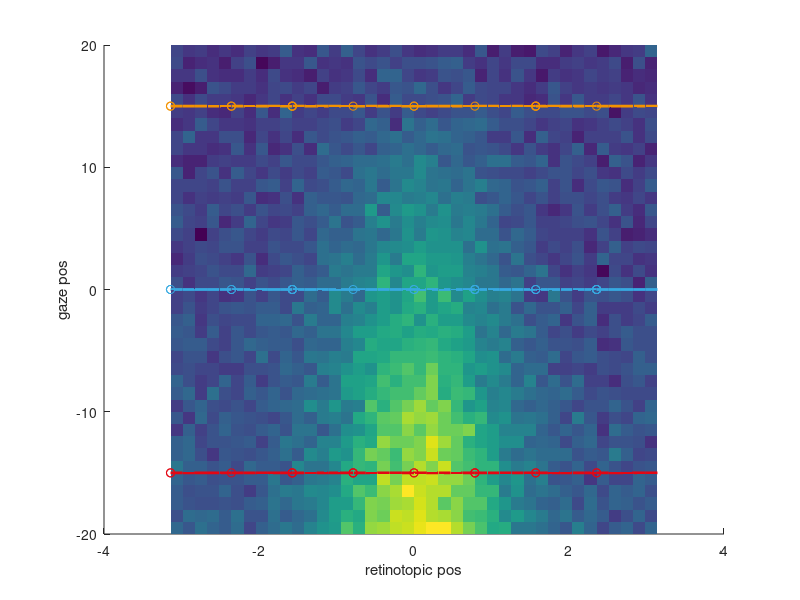
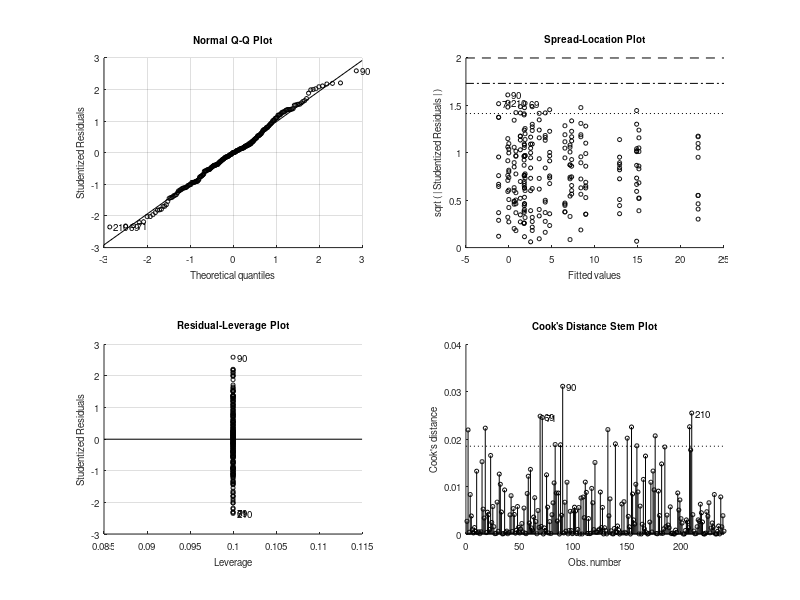

The MATLAB script that drew these images, in order: (Note: this script raises an error after producing the figures.)
function testsim_gain_field(modulation_type)

if nargin < 1,
    modulation_type = 'linear_gain';
end
% see also testsim_lip_activity_profile

Noise		= 5;	% Firing rate noise
n_trials_per_cond = 10;

%
bootstrap_method='hierarchical';

% retinotopic Gaussian RF

Center              = 0;	% deg
Amplitude           = 30;	% spikes/s, RF response peak
UnmodulatedFR       = 5;	% spikes/s, ongoing/unmodulated firing
Sigma               = pi/4;	% tuning width
target_positions    = [-pi -pi*3/4 -pi/2 -pi/4 0 pi/4 pi/2 pi*3/4]; % retinotopic position
gaze_positions      = [-15 0 15];
retpos_continous	= -pi:pi/20:pi; % retinotopic position
gazepos_continous	= -20:20;       % gaze position

R		= 1/(sqrt(2*pi)*Sigma)*exp(-(retpos_continous - Center).^2/(2*Sigma^2)); % Gaussian RF profile
% R		= ones(size(retpos)); % no target position modulation
R		= UnmodulatedFR + R/max(R)*Amplitude;

n_trials_per_gaze=numel(target_positions)*n_trials_per_cond;

% target_positions2D_a =  [10    5 0  -5 -10  -5  0   5];
% target_positions2D_b =  [0.001 5 10 5 0.001 -5 -10 -5];
% target_positions2D = complex(target_positions2D_a,target_positions2D_b); % for MANOVA1 analysis


gaze_col = {'r' 'g' 'b'};

gaze_col_rgb = [227 6 19; 54 169 225; 243 146 0]/255;

switch modulation_type % eye position modulation type
    
    case 'linear_gain' %
        
        % E = interp1([gazepos(1) gazepos(end)],[-10 10],gazepos); % Gaze effect: leads to "loss" of main target effect
        % E = interp1([gazepos(1) 0 gazepos(end)],[10 0 10],gazepos); % Gaze effect: bidirectinal increase from center
        E = interp1([gazepos_continous(1) gazepos_continous(end)],[0.7 0],gazepos_continous); % Gaze effect: standard monotonic unidirectional
        % E = interp1([gazepos(1) gazepos(end)],[1 0.3],gazepos); % For CNL evaluatiom poster
        for k = 1:n_trials_per_cond
            FR(:,:,k) = E'*R + Noise*randn(length(gazepos_continous),length(retpos_continous)); % one trial
        end
        
    case 'linear_addition'
        E = interp1([gazepos_continous(1) gazepos_continous(end)],[10 0],gazepos_continous); % Gaze effect
        for k = 1:n_trials_per_cond
            FR(:,:,k) = 1*ones(size(gazepos_continous))'*R + 1*E'*ones(size(retpos_continous)) + Noise*randn(length(gazepos_continous),length(retpos_continous)); % one trial
        end
end

for g = 1:length(gaze_positions)
    col=gaze_col_rgb(g,:);
    gazepos_idx = find(gazepos_continous == gaze_positions(g));
    for t=1:length(target_positions)
        retpos_idx = find(retpos_continous == target_positions(t));
        for k = 1:1:n_trials_per_cond
            FRtarget(t,g,k) = FR(gazepos_idx,retpos_idx,k);
        end
    end
end

t_anova	= repmat(target_positions',[1,size(FRtarget,2),size(FRtarget,3)]);
g_anova	= repmat(gaze_positions,[size(FRtarget,1),1,size(FRtarget,3)]);


FRmean = mean(FR,3);
%FRmean = 1*ones(size(gazepos))'*R + 1*E'*ones(size(retpos)); % For CNL evaluatiom poster

% Plotting
figure;
surface(retpos_continous,gazepos_continous,FRmean); shading flat; hold on;
for g=1:numel(gaze_positions)
    plot3(retpos_continous,gaze_positions(g)*ones(size(retpos_continous)),FRmean(gazepos_continous == gaze_positions(g),:),'Color',gaze_col_rgb(g,:),'LineWidth',2);
    plot3(reshape(t_anova(:,g,:),1,n_trials_per_gaze),reshape(g_anova(:,g,:),1,n_trials_per_gaze),reshape(FRtarget(:,g,:),1,n_trials_per_gaze),'o','Color',gaze_col_rgb(g,:));
end
xlabel('retinotopic pos');
ylabel('gaze pos');



% von mises
F = @(a,x) a(3)+a(1)*exp(cos(x-a(2))*a(4))*exp(a(4)*-1);
opts = optimset('lsqcurvefit');
opts.Display='off';

% ANOVA
%FRtarget4ANOVA	= FRtarget(:);t_anova=t_anova(:); g_anova=g_anova(:);


pct1 = 100*0.05/2; % alpha 0.05
pct2 = 100-pct1;
Positions=t_anova(:);
angles=Positions;
Gazes=g_anova(:);
FR_vectors=FRtarget(:).*exp(1i*Positions);
unique_positions=unique(Positions);
unique_lines_effector=numel(unique(Gazes));
FRs=FRtarget(:);
[p,table,stats,terms] = anovan(FRs,[Positions Gazes],'model','full','varnames',{'target' 'gaze'});
% c = multcompare(stats)

if 0 % one-way vs two-way ANOVA on gaze
    % the question here if presence of another factor (target position) affects the first factor, e.g. in the initial fixation period
    % for this, we should remove the the effect of target position from the simulation, set "no target position modulation" above
    [p,table,stats,terms] = anovan(FRtarget(:),g_anova(:),'model','full','varnames',{'gaze'});
    
    
end % of one-way vs two-way ANOVA on gaze


if 0 % MANOVA1, I do not think it is an appropriate test to detect gain field or a shift in a RF, due to huge variance
    % (but we use some of the code for the bootstrp (see next case))
    
    FRtarget4MANOVA1 = [];
    FRtarget4BOOTCI  = [];
    FRpositions4MANOVA1=[];
    FR4BOOTCI	 = [];
    
    gaze_pos4MANOVA1 = [];
    figure;
    
    
    for g = 1:length(gaze_positions)
        for t=1:length(target_positions)-1,
            
            FRtarget4MANOVA1_ = squeeze(FRtarget(t,g,:))*target_positions2D(t)/abs(target_positions2D(t)); % original Lukas formulation
            FRpositions4MANOVA1_ = repmat([target_positions2D(t) gaze_positions(g)],numel(FRtarget4MANOVA1_),1); % original Lukas formulation
            
            plot(FRtarget4MANOVA1_,'.','Color',gaze_col_rgb(g,:)); hold on;
            
            % FOR ANOVA
            FRtarget4MANOVA1	= [FRtarget4MANOVA1; [real(FRtarget4MANOVA1_) imag(FRtarget4MANOVA1_)]];
            gaze_pos4MANOVA1	= [gaze_pos4MANOVA1; g*ones(n_trials_per_cond,1)];
            % FOR BOOTCI
            FRpositions4MANOVA1     = [	FRpositions4MANOVA1;FRpositions4MANOVA1_];
            FRtarget4BOOTCI         = [FRtarget4BOOTCI; FRtarget4MANOVA1_];
            
            % here we define the indexes that later are used to do hierarchical bootstraping
            indexes_per_position{g,t}=find(FRpositions4MANOVA1(:,1)==target_positions2D(t) & FRpositions4MANOVA1(:,2)==gaze_positions(g));
        end
        plot(mean(FRtarget4MANOVA1(gaze_pos4MANOVA1==g,1)), mean(FRtarget4MANOVA1(gaze_pos4MANOVA1==g,2)),'*','Color',gaze_col_rgb(g,:)); % vector mean
        
    end
    axis equal
    % plot(FRtarget4MANOVA1(:,1), FRtarget4MANOVA1(:,2),'.');
    
    % [D, p] = manova1(FRtarget4MANOVA1,gaze_pos4MANOVA1) % see testsim_manova1.m
    
end % of MANOVA1

if 1 % test gain field via bootstrap - on trial-by-trial FR vectors per target in a complex 2D space, abs and angle, NEEDS FRtarget4BOOTCI
    n_iterations_bootstrap = 1000;
    
    LB=double([0                 -pi    min(FRs)        1/pi]); %% Amplitude Direction Baseline Width
    UB=double([max([FRs;1])*1.3  pi     max([FRs;1])    10000]);%% Amplitude Direction Baseline Width
    X0=double([max(FRs)          0      min(FRs)        4/pi]); %% Amplitude Direction Baseline Width
    for lin = 1:max(unique_lines_effector)
        tr=Gazes'==gaze_positions(lin);
        mean_FR_angle=angle(mean(FR_vectors(tr)));
        %FRtarget4BOOTCI_ = FRtarget4BOOTCI(gaze_pos4MANOVA1==lin);
        
        %% bootstrapping
        n_samples_per_bootstrap=NaN;
        for p=1:numel(unique_positions)
            idexes_per_position{p}=find(Positions==unique_positions(p) & tr');
            FR_vector_per_position(p)=nanmean(FR_vectors(idexes_per_position{p}));
            n_samples_per_bootstrap=min([n_samples_per_bootstrap, numel(idexes_per_position{p})]);
        end
        
        if n_samples_per_bootstrap>=1%here should actually be 5!?
            for k=1:n_iterations_bootstrap
                idx_idx=cellfun(@(x) x(randsample(numel(x),10,true)),idexes_per_position,'Uniformoutput',false);
                idx_idx=[idx_idx{:}];
                bootstat(k,:)=[abs(nansum(FR_vectors(idx_idx(:)))/size(idx_idx,1)) angle(nansum(FR_vectors(idx_idx(:))/size(idx_idx,1))) 0 pi/4];
                bootstat_fit(k,:)=lsqcurvefit(F,double(X0),double(angles(idx_idx(:))),double(FRs(idx_idx(:))),LB,UB,opts);
            end
        else
            bootstat=single(NaN(n_iterations_bootstrap,4));
        end
        
        bootstat(:,2) = mod(bootstat(:,2)-mean_FR_angle+5*pi,2*pi)-pi+mean_FR_angle; % shift so CIs are around the mean
        bootstraped(lin).CI_amp   = [prctile(bootstat(:,1),pct1,1) nanmean(bootstat(:,1)) prctile(bootstat(:,1),pct2,1)];
        bootstraped(lin).CI_angle = [prctile(bootstat(:,2),pct1,1) nanmean(bootstat(:,2)) prctile(bootstat(:,2),pct2,1)];
        bootstraped(lin).CI_base  = [prctile(bootstat_fit(:,3),pct1,1) nanmean(bootstat_fit(:,3)) prctile(bootstat_fit(:,3),pct2,1)];
        bootstraped(lin).CI_kappa = [prctile(bootstat_fit(:,4),pct1,1) nanmean(bootstat_fit(:,4)) prctile(bootstat_fit(:,4),pct2,1)];
        
        bootstraped(lin).FR_vectors                 = bootstat(:,1).*exp(1i*bootstat(:,2));
        bootstraped(lin).mean_FR_vector             = nanmean(bootstraped(lin).FR_vectors);
        bootstraped(lin).original_mean_FR_vector    = nansum(FR_vector_per_position);
        % for plotting
        bootstraped(lin).mean_amp   = nanmean(bootstat(:,1));
        bootstraped(lin).mean_angle = mean(bootstat(:,2));
        bootstraped(lin).mean_base  = mean(bootstat_fit(:,3));
        bootstraped(lin).mean_kappa = mean(bootstat_fit(:,4));
        % for CIs
        bootstraped(lin).raw_amp   = bootstat(:,1);
        bootstraped(lin).raw_angle = bootstat(:,2);
        bootstraped(lin).raw_base  = bootstat_fit(:,3);
        bootstraped(lin).raw_kappa = bootstat_fit(:,4);
        
        %
        %         bootstat1 = bootstat(:,1);
        %         bootstat2 = bootstat(:,2);
        %         % bootstat2 = unwrap(bootstat2); % not working well in real life examples, according to Lukas
        %         mean_FR_angle = angle(mean(FRtarget4BOOTCI_));
        %         bootstat2 =  mod(bootstat(:,2)-mean_FR_angle+5*pi,2*pi)-pi+mean_FR_angle; % Lukas
        %
        %         pct1 = 100*0.05/2; % alpha 0.05
        %         pct2 = 100-pct1;
        %
        %         lower = prctile(bootstat1,pct1,1);
        %         upper = prctile(bootstat1,pct2,1);
        %         ci1 =[lower;upper];
        %         CI1(:,g) = ci1;
        %         meanBS1(g) = mean(bootstat1);
        %         BOOTSTAT1(:,g) = bootstat1;
        %
        %         lower = prctile(bootstat2,pct1,1);
        %         upper = prctile(bootstat2,pct2,1);
        %         ci2 =[lower;upper];
        %         CI2(:,g) = ci2;
        %         meanBS2(g) = mean(bootstat2);
        %
        %         subplot(1,2,1)
        %
        %         hp = polar([meanBS2(g) meanBS2(g)],[ci1(1) ci1(2)]); set(hp,'Color',gaze_col_rgb(g,:),'LineWidth',2); hold on;
        %
        %         th = linspace( ci2(1), ci2(2), 10);
        %         hp = polar(th,meanBS1(g)*ones(size(th)),[gaze_col{g}]); set(hp,'Color',gaze_col_rgb(g,:),'LineWidth',2);
        %         polar(angle(mean(FRtarget4BOOTCI_)),abs(mean(FRtarget4BOOTCI_)),'ko'); hold on
        %         polar(meanBS2(g),meanBS1(g),'kx');
        %
        %         subplot(1,2,2);
        %         hp = polar(bootstat2,bootstat1,[gaze_col{g} '.']); hold on
        %         set(hp,'Color',gaze_col_rgb(g,:));
        %
        
    end
    
    %% significance with CI overlap
    CI1=vertcat(bootstraped.CI_amp);
    Lower_bound=CI1(:,1);
    Mean_values=CI1(:,2);
    Upper_bound=CI1(:,3);
    %sign_diff = ~(bsxfun( @le, Lower_bound, Mean_values' ) & bsxfun( @ge, Upper_bound, Mean_values' ));
    sign_diff = ~(bsxfun( @le, Lower_bound, Upper_bound' ) & bsxfun( @ge, Upper_bound, Lower_bound' ));
    significant_gain1=any(any(sign_diff));
    
    for c_s=1:numel(bootstraped)+1 %% shifting always one by 2 pi to find overlaps around 0
        CI1=vertcat(bootstraped.CI_angle);
        if c_s<numel(bootstraped)
            CI1(c_s,:)= CI1(c_s,:)+2*pi;
        end
        Lower_bound=CI1(:,1);
        Mean_values=CI1(:,2);
        Upper_bound=CI1(:,3);
        %sign_diff = ~(bsxfun( @le, Lower_bound, Mean_values' ) & bsxfun( @ge, Upper_bound, Mean_values' ));
        sign_diff = ~(bsxfun( @le, Lower_bound, Upper_bound' ) & bsxfun( @ge, Upper_bound, Lower_bound' ));
        %
        significant_shift(c_s)=any(any(sign_diff));
    end
    significant_shift1=all(significant_shift); % only true if CIs are not overlapping for any 2*pi shift
    
    %% significance with CIs of differences
    temp1=true(numel(bootstraped));
    [temp2 temp3]=ind2sub(size(temp1),find(temp1));
    comparison_matrix=[temp2(temp2<temp3) temp3(temp2<temp3)];
    for c_s=1:size(comparison_matrix,1) %% shifting always one by 2 pi to find overlaps around 0
        tt=bootstraped(comparison_matrix(c_s,1)).raw_amp-bootstraped(comparison_matrix(c_s,2)).raw_amp;
        CI1_diff(c_s,:)=[prctile(tt,pct1,1) prctile(tt,pct2,1)];
        
        tt=bootstraped(comparison_matrix(c_s,1)).raw_angle-bootstraped(comparison_matrix(c_s,2)).raw_angle;
        %tt=[tt tt+pi tt-pi tt+2*pi tt-2*pi tt*3+pi tt-3*pi tt+4*pi tt-4*pi];
        tt=[tt tt+2*pi tt-2*pi tt+4*pi tt-4*pi];% ti ti+2*pi ti-2+pi ti+4*pi ti-4*pi];
        [~,totest_for_CI_indexes]=min(abs(tt),[],2);
        tt=tt(sub2ind(size(tt),1:size(tt,1),totest_for_CI_indexes'))';
        CI2_diff(c_s,:)=[prctile(tt,pct1,1) prctile(tt,pct2,1)];
    end
    significant_gain2=any(CI1_diff(:,1)>0 | CI1_diff(:,2)<0);
    significant_shift2=any(CI2_diff(:,1)>0 | CI2_diff(:,2)<0);
    
    
    
    
    %
    %     % test significance
    %
    %     BOOTSTAT_DIFF(:,1) = BOOTSTAT1(:,1) - BOOTSTAT1(:,2);
    %     BOOTSTAT_DIFF(:,2) = BOOTSTAT1(:,1) - BOOTSTAT1(:,3);
    %     BOOTSTAT_DIFF(:,3) = BOOTSTAT1(:,2) - BOOTSTAT1(:,3);
    %
    %     H = 0;
    %
    %     for k = 1:3, % 3 pair combinations
    %
    %         ci_l = prctile(BOOTSTAT_DIFF(:,k),pct1,1);
    %         ci_u = prctile(BOOTSTAT_DIFF(:,k),pct2,1);
    %         ci_diff =[ci_l;ci_u];
    %
    %         if ci_diff(1)>0 || ci_diff(2)<0;
    %             H = 1;
    %         end
    %
    %     end
    %    decision = {'not significant','significant'};
    
    figure_handle=figure;
    linespec.visible='off';
    markersize=20;
    max_FR_vector=max(abs(vertcat(bootstraped.FR_vectors)));
    polar(0, max_FR_vector,linespec);
    hold on
    for lin=1:max(unique_lines_effector)
        scatter(real([bootstraped(lin).FR_vectors]),imag([bootstraped(lin).FR_vectors]),5,gaze_col_rgb(lin,:));
        FR_vector=bootstraped(lin).mean_FR_vector;
        original_FR_vector=bootstraped(lin).original_mean_FR_vector;
        FR_Amp_CI=bootstraped(lin).CI_amp([1,end])*FR_vector/abs(FR_vector);
        FR_Ang_CI=exp(1i*bootstraped(lin).CI_angle)*abs(FR_vector);
        FR_Ang_CI_rad=exp(1i*[bootstraped(lin).CI_angle(1):pi/100:bootstraped(lin).CI_angle(end) bootstraped(lin).CI_angle(end)])*abs(FR_vector);
        plot(real(original_FR_vector),imag(original_FR_vector),'h','markersize',markersize,'markeredgecolor','k','color',gaze_col_rgb(lin,:),'Markerfacecolor',gaze_col_rgb(lin,:));
        plot(real(FR_vector),imag(FR_vector),'s','markersize',markersize,'markeredgecolor','k','color',gaze_col_rgb(lin,:),'Markerfacecolor',gaze_col_rgb(lin,:));
        plot(real(FR_Amp_CI),imag(FR_Amp_CI),'d-','linewidth',3,'markersize',markersize,'markeredgecolor','k','color',gaze_col_rgb(lin,:));
        %plot(real(bootstraped(lin).CI_amp(2)*FR_vector),imag(bootstraped(lin).CI_amp(2)*FR_vector),'d','color',gaze_col_rgb(lin,:));
        plot(real(FR_Ang_CI(1)),imag(FR_Ang_CI(1)),'d','linewidth',3,'markersize',markersize,'markeredgecolor','k','color',gaze_col_rgb(lin,:));
        plot(real(FR_Ang_CI(end)),imag(FR_Ang_CI(end)),'d','linewidth',3,'markersize',markersize,'markeredgecolor','k','color',gaze_col_rgb(lin,:));
        line([real(FR_Ang_CI_rad)],[imag(FR_Ang_CI_rad)],'linewidth',3,'color',gaze_col_rgb(lin,:))
    end
    
    title(num2str([significant_gain1 significant_shift1 significant_gain2 significant_shift2]));
    
    
    
end % of if test gain field via bootstrap - on trial-by-trial FR vectors in 2D space

if 0 % test gain field via bootstrap - simple example on mean FR in each gaze position
    figure
    for g = 1:length(gaze_positions)
        FR = reshape(squeeze(FRtarget(:,g,:)),n_trials_per_cond*length(target_positions),1);
        meanFR = mean(FR);
        fun = @(x)mean(x);
        
        [ci,bootstat] = bootci(500, fun, FR);
        
        CI(:,g) = ci;
        meanBS(g) = mean(bootstat);
        plot(g,meanFR,'ko'); hold on
        plot(g,meanBS(g),'r.');
        plot(g,ci,'rs');
    end
    
end % of if test gain field via bootstrap - simple example on mean FR in each gaze position

if 0 % Test different ANOVA variants
    % 3 gaze positions, 2 or 3 targets, 10 trials
    
    Noise			= 1;	% Firing rate noise
    n_trials_per_cond	= 10;
    
    % variant 1: no main effects, only interaction
    FRtarget4ANOVA = repmat(reshape([	10 0
        0 10
        5 5],6,1),n_trials_per_cond,1) + Noise*randn(3*2*10,1);
    target_pos	= repmat([1;1;1;2;2;2],n_trials_per_cond,1);
    gaze_pos	= repmat([1;2;3;1;2;3],n_trials_per_cond,1);
    [p,table,stats,terms] = anovan(FRtarget4ANOVA,[target_pos gaze_pos],'model','full','varnames',{'target' 'gaze'});
    
    % variant 2: no main effects, only interaction
    FRtarget4ANOVA = repmat(reshape([	0 10
        5 5
        10 0],6,1),n_trials_per_cond,1) + Noise*randn(3*2*10,1);
    target_pos	= repmat([1;1;1;2;2;2],n_trials_per_cond,1);
    gaze_pos	= repmat([1;2;3;1;2;3],n_trials_per_cond,1);
    [p,table,stats,terms] = anovan(FRtarget4ANOVA,[target_pos gaze_pos],'model','full','varnames',{'target' 'gaze'});
    
    % variant 3: target effect and interaction
    FRtarget4ANOVA = repmat(reshape([	0 10 40
        5 15 30
        10 20 20],9,1),n_trials_per_cond,1) + Noise*randn(3*3*10,1);
    target_pos	= repmat([1;1;1;2;2;2;3;3;3],n_trials_per_cond,1);
    gaze_pos	= repmat([1;2;3;1;2;3;1;2;3],n_trials_per_cond,1);
    [p,table,stats,terms] = anovan(FRtarget4ANOVA,[target_pos gaze_pos],'model','full','varnames',{'target' 'gaze'});
    
end % of Test different ANOVA variants
